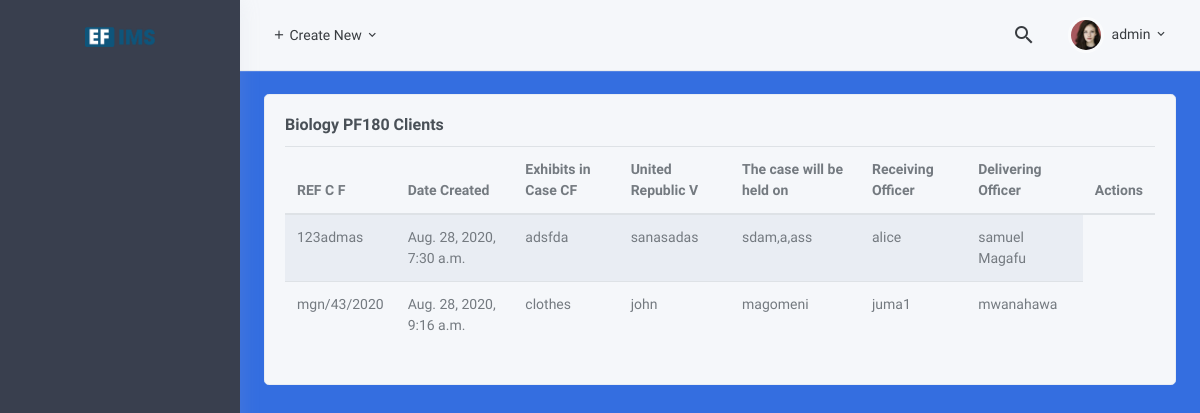
Page /dna/biology/ (signed in) on the committed database.
### dna/models.py (models this page shows, shortened)
class BiologyPF180(models.Model):
    ref = models.CharField(verbose_name="REF C F", max_length=100,blank=False,null=False)
    date = models.DateTimeField(verbose_name="Date Created",auto_now_add=True)
    casecf = models.CharField(verbose_name="Exhibits in Case CF", max_length=100,null=False,blank=False)
    united = models.CharField(verbose_name="United Republic V", max_length=100,null=False,blank=False)
    venue = models.CharField(verbose_name="The case will be held on", max_length=100,null=False,blank=False)
    brief = models.TextField()
    receicer = models.ForeignKey('auth.User',on_delete=models.CASCADE,related_name="receiving_officer",verbose_name="receiving officer")
    deliver = models.ForeignKey(Client,on_delete=models.CASCADE,related_name="delivering_officer",verbose_name="delivering officer")
    exihibit_marked = models.CharField(verbose_name="Exihibit Marked", max_length=50)
    exihibit_description = models.CharField(verbose_name="Description of exihibit", max_length=160)
    points = models.CharField(verbose_name="Points of which Opinions is required", max_length=160)
    class Meta:
        verbose_name = 'Biology or DNA PF180'
        verbose_name_plural = 'Biology or DNA PF180'

### pages/models.py (models this page shows, shortened)
class Client(models.Model):
    ir = models.CharField(help_text="Enter IR", max_length=160,null=False,blank=False, verbose_name="IR")
    casetype = models.CharField(help_text="Enter Case Type", max_length=160,null=False,blank=False,verbose_name="Case Type")
    status = models.CharField(help_text="Enter Exhibit Type or Status", max_length=160,null=False,blank=False,verbose_name="Exhibit Type or Status")
    region = models.CharField(help_text="Enter Region or region", max_length=160,null=False,blank=False,verbose_name="Region or District")
    client = models.CharField(help_text="Enter Clients Name", max_length=160,null=False,blank=False,verbose_name="Client Name")
    class Meta:
        verbose_name = 'Client'
        verbose_name_plural = 'Clients'
    def __str__(self):
        return self.client

### dna/views.py (the view)
# urls.py: path('biology/', views.BiologyListView.as_view(), name='list'),
class BiologyListView(LoginRequiredMixin,ListView):
    model = BiologyPF180
    context_object_name = "dna"
    template_name = "dna/biology-list.html"

### balistic/templatetags/ballistic_tags.py (called while the page is built)
@register.filter(name='has_group')
def has_group(user, group_name):
    group = Group.objects.get(name=group_name)
    return True if group in user.groups.all() else False

### template/dna/biology-list.html (shortened to what this page needs)
{% extends 'ballistic/base.html' %}
{% load static %}
{% load ballistic_tags %}
{% block content %}
<div id="layout-wrapper">
    {% include 'include/navbar.html' %}
    <div class="main-content">
        <div class="page-content">
            <div class="container-fluid">
                <div class="row">
                    <div class="col-xl-12">
                        <div class="card">
                            <div class="card-body">
                                <h4 class="card-title">
                                    Biology PF180 Clients
                                </h4>
                                <table id="datatable-buttons" class="table table-striped dt-responsive nowrap">
                                    <thead>
                                        <tr>
                                            <th>REF C F</th>
                                            <th>Date Created</th>
                                            <th>Exhibits in Case CF</th>
                                            <th>United Republic V</th>
                                            <th>The case will be held on</th>
                                            <th>Receiving Officer</th>
                                            <th>Delivering Officer</th>
                                            <th>Actions</th>
                                        </tr>
                                    </thead>
                                    <tbody>
                                        {% for dna in dna %}
                                        <tr>
                                            <td>{{ dna.ref }}</td>
                                            <td>{{ dna.date }}</td>
                                            <td>{{ dna.casecf }}</td>
                                            <td>{{dna.united}}</td>
                                            <td>{{dna.venue}}</td>
                                            <td>{{dna.receicer}}</td>
                                            <td>{{dna.deliver}}</td>
                                        </tr>
                                        {% endfor %}
                                    </tbody>
                                </table>
                            </div>
                        </div>
                    </div>
                </div>
            </div>
        </div>
    </div>
</div>
{% endblock content %}

### template/include/navbar.html (shortened to what this page needs)
{% load static %}
{% load ballistic_tags %}
<header id="page-topbar">
    <div class="navbar-header">
        <div class="d-flex align-items-left">
            <div class="dropdown d-none d-sm-inline-block">
                <button type="button" class="btn header-item waves-effect" id="page-header-user-dropdown" data-toggle="dropdown" aria-haspopup="true" aria-expanded="false">
                    <i class="mdi mdi-plus"></i> Create New
                    <i class="mdi mdi-chevron-down d-none d-sm-inline-block"></i>
                </button>
            </div>
        </div>
        <div class="d-flex align-items-right">
            <div class="dropdown d-none d-sm-inline-block ml-2">
                <button type="button" class="btn header-item noti-icon waves-effect" id="page-header-search-dropdown" data-toggle="dropdown" aria-haspopup="true" aria-expanded="false">
                    <i class="mdi mdi-magnify"></i>
                </button>
            </div>
            <div class="dropdown d-inline-block ml-2">
                <button type="button" class="btn header-item waves-effect" id="page-header-user-dropdown" data-toggle="dropdown" aria-haspopup="true" aria-expanded="false">
                    <img class="rounded-circle header-profile-user" src="{% static 'assets/images/users/avatar-3.jpg' %}" alt="Header Avatar">
                    <span class="d-none d-sm-inline-block ml-1">{{user.username}}</span>
                    <i class="mdi mdi-chevron-down d-none d-sm-inline-block"></i>
                </button>
            </div>
        </div>
    </div>
</header>
<div class="vertical-menu mm-active">
    <div data-simplebar="init" class="h-100 mm-show"><div class="simplebar-wrapper" style="margin: 0px;"><div class="simplebar-height-auto-observer-wrapper"><div class="simplebar-height-auto-observer"></div></div><div class="simplebar-mask"><div class="simplebar-offset" style="right: -15px; bottom: 0px;"><div class="simplebar-content-wrapper" style="height: 100%; overflow: hidden scroll;"><div class="simplebar-content" style="padding: 0px;">
        <div class="navbar-brand-box">
            <a href="index.html" class="logo">
                <img src="{% static 'assets/images/logo-dark.png' %}">
            </a>
        </div>
        <div id="sidebar-menu" class="mm-active">
        </div>
    </div></div></div></div><div class="simplebar-placeholder" style="width: auto; height: 657px;"></div></div></div>
</div>

### rows in the picture
BiologyPF180: ref "123admas", date "Aug. 28, 2020, 7:30 a.m.", casecf "adsfda", united "sanasadas", venue "sdam,a,ass", receicer "alice", deliver "samuel Magafu"
BiologyPF180: ref "mgn/43/2020", date "Aug. 28, 2020, 9:16 a.m.", casecf "clothes", united "john", venue "magomeni", receicer "juma1", deliver "mwanahawa"

### other values in the picture
{{ user.username }} "admin"
